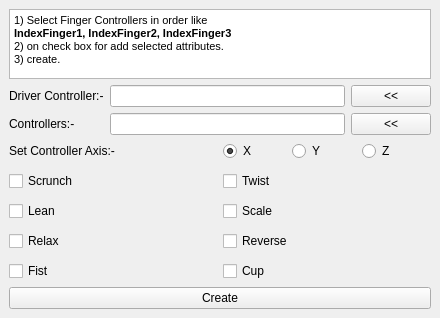
<?xml version="1.0" encoding="UTF-8"?>
<ui version="4.0">
 <class>FingerAttributeWindow</class>
 <widget class="QMainWindow" name="FingerAttributeWindow">
  <property name="geometry">
   <rect>
    <x>0</x>
    <y>0</y>
    <width>440</width>
    <height>288</height>
   </rect>
  </property>
  <property name="windowTitle">
   <string>ASP Add Finger Attributes</string>
  </property>
  <widget class="QWidget" name="centralwidget">
   <layout class="QGridLayout" name="gridLayout_2">
    <item row="0" column="0">
     <widget class="QTextBrowser" name="textBrowser_2">
      <property name="html">
       <string>&lt;!DOCTYPE HTML PUBLIC &quot;-//W3C//DTD HTML 4.0//EN&quot; &quot;http://www.w3.org/TR/REC-html40/strict.dtd&quot;&gt;
&lt;html&gt;&lt;head&gt;&lt;meta name=&quot;qrichtext&quot; content=&quot;1&quot; /&gt;&lt;style type=&quot;text/css&quot;&gt;
p, li { white-space: pre-wrap; }
&lt;/style&gt;&lt;/head&gt;&lt;body style=&quot; font-family:'MS Shell Dlg 2'; font-size:8.25pt; font-weight:400; font-style:normal;&quot;&gt;
&lt;p style=&quot; margin-top:0px; margin-bottom:0px; margin-left:0px; margin-right:0px; -qt-block-indent:0; text-indent:0px;&quot;&gt;1) Select Finger Controllers in order like&lt;/p&gt;
&lt;p style=&quot; margin-top:0px; margin-bottom:0px; margin-left:0px; margin-right:0px; -qt-block-indent:0; text-indent:0px;&quot;&gt;&lt;span style=&quot; font-weight:600;&quot;&gt;IndexFinger1, IndexFinger2, IndexFinger3&lt;/span&gt;&lt;/p&gt;
&lt;p style=&quot; margin-top:0px; margin-bottom:0px; margin-left:0px; margin-right:0px; -qt-block-indent:0; text-indent:0px;&quot;&gt;2) on check box for add selected attributes.&lt;/p&gt;
&lt;p style=&quot; margin-top:0px; margin-bottom:0px; margin-left:0px; margin-right:0px; -qt-block-indent:0; text-indent:0px;&quot;&gt;3) create.&lt;/p&gt;&lt;/body&gt;&lt;/html&gt;</string>
      </property>
     </widget>
    </item>
    <item row="2" column="0" rowspan="2">
     <layout class="QGridLayout" name="gridLayout_3">
      <property name="verticalSpacing">
       <number>10</number>
      </property>
      <item row="1" column="1">
       <widget class="QCheckBox" name="aspFaTwist_cb">
        <property name="text">
         <string>Twist</string>
        </property>
       </widget>
      </item>
      <item row="2" column="0">
       <widget class="QCheckBox" name="aspFaLean_cb">
        <property name="text">
         <string>Lean</string>
        </property>
       </widget>
      </item>
      <item row="2" column="1">
       <widget class="QCheckBox" name="aspFaScale_cb">
        <property name="text">
         <string>Scale</string>
        </property>
       </widget>
      </item>
      <item row="3" column="0">
       <widget class="QCheckBox" name="aspFaRelax_cb">
        <property name="text">
         <string>Relax</string>
        </property>
       </widget>
      </item>
      <item row="1" column="0">
       <widget class="QCheckBox" name="aspFaScrunch_cb">
        <property name="text">
         <string>Scrunch</string>
        </property>
       </widget>
      </item>
      <item row="4" column="0">
       <widget class="QCheckBox" name="aspFaFist_cb">
        <property name="text">
         <string>Fist</string>
        </property>
       </widget>
      </item>
      <item row="3" column="1">
       <widget class="QCheckBox" name="aspFaReverse_cb">
        <property name="text">
         <string>Reverse</string>
        </property>
       </widget>
      </item>
      <item row="4" column="1">
       <widget class="QCheckBox" name="aspFaCup_cb">
        <property name="text">
         <string>Cup</string>
        </property>
       </widget>
      </item>
      <item row="0" column="0">
       <widget class="QLabel" name="label">
        <property name="text">
         <string>Set Controller Axis:-</string>
        </property>
       </widget>
      </item>
      <item row="0" column="1">
       <layout class="QHBoxLayout" name="horizontalLayout">
        <item>
         <widget class="QRadioButton" name="aspFaAxisX_rb">
          <property name="text">
           <string>X</string>
          </property>
          <property name="checked">
           <bool>true</bool>
          </property>
         </widget>
        </item>
        <item>
         <widget class="QRadioButton" name="aspFaAxisY_rb">
          <property name="text">
           <string>Y</string>
          </property>
         </widget>
        </item>
        <item>
         <widget class="QRadioButton" name="aspFaAxisZ_rb">
          <property name="text">
           <string>Z</string>
          </property>
         </widget>
        </item>
       </layout>
      </item>
     </layout>
    </item>
    <item row="1" column="0">
     <layout class="QGridLayout" name="gridLayout">
      <item row="0" column="2">
       <widget class="QPushButton" name="aspFaLoadDriver_btn">
        <property name="text">
         <string>&lt;&lt;</string>
        </property>
       </widget>
      </item>
      <item row="0" column="1">
       <widget class="QLineEdit" name="aspFaDriverControllers_LE"/>
      </item>
      <item row="0" column="0">
       <widget class="QLabel" name="label_2">
        <property name="text">
         <string>Driver Controller:-</string>
        </property>
       </widget>
      </item>
      <item row="1" column="1">
       <widget class="QLineEdit" name="aspFaFingerControllers_LE"/>
      </item>
      <item row="1" column="2">
       <widget class="QPushButton" name="aspFaLoadFingers_btn">
        <property name="text">
         <string>&lt;&lt;</string>
        </property>
       </widget>
      </item>
      <item row="1" column="0">
       <widget class="QLabel" name="label_3">
        <property name="text">
         <string>Controllers:-</string>
        </property>
       </widget>
      </item>
     </layout>
    </item>
    <item row="4" column="0">
     <widget class="QPushButton" name="aspFaCreate_btn">
      <property name="text">
       <string>Create</string>
      </property>
     </widget>
    </item>
   </layout>
  </widget>
 </widget>
 <resources/>
 <connections/>
</ui>
